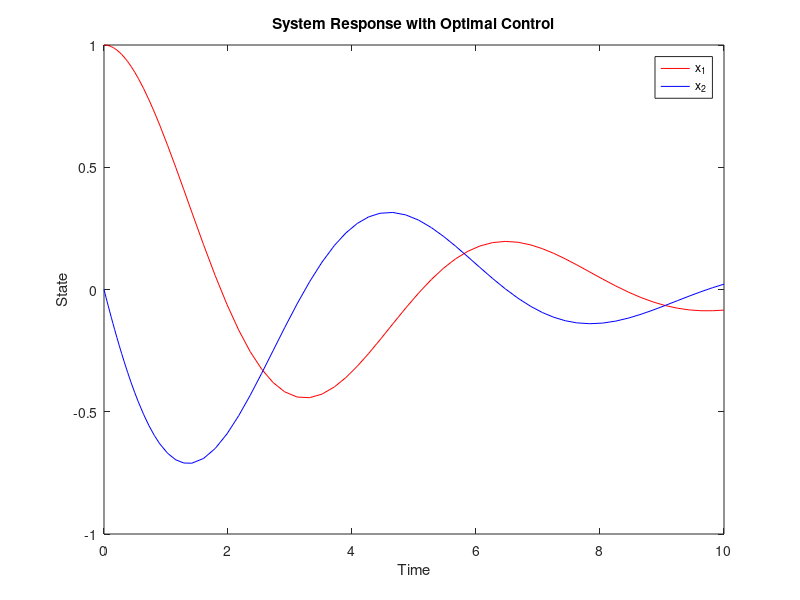

Source code (MATLAB):

clear all; clc

% Step 1: Define System and Prameters  %%%%%%%%%%%%%%%%%%%%
% True system parameters (unknown to the algorithm)
A_true = [0 1; -1 -0.5]; % True system matrix A (unknown to the algorithm)
B_true = [0; 1];         % True input matrix B (unknown to the algorithm)

% Cost function matrices
Q = eye(2);         % State weighting matrix
R = 1;              % Control weighting matrix

% Time interval for integral reward
T = 0.1;            % Time horizon for integral reward

% Initial state
x0 = [1; 0];        % Initial state vector

% Simulation time
tspan = [0 10];     % Simulation time span

% Step2: Define the System Dynamics  %%%%%%%%%%%%%%%%%%%%%%%%%
% System dynamics (unknown to the algorithm)
sys_dynamics = @(t, x, u) A_true * x + B_true * u;

% Step 3: Define the Cost Function %%%%%%%%%%%%%%%%%%%%%%%%%
% Cost function
cost_function = @(x, u) x' * Q * x + u' * R * u;

% Step 4: Initialize Policy and Value Function  %%%%%%%%%%%%%%%%%%%%%%
% Initial control policy (e.g., random or zero)
K = [0 0];          % Initial control gain matrix

% Initial value function parameters (e.g., zero)
P = zeros(2, 2);    % Initial value function matrix

% Step 5: Collect Data for System Identification  %%%%%%%%%%%%%%%%%%%%
% Collect input-output data to estimate A and B
N = 1000;           % Number of data points
t_data = linspace(0, 1, N); % Time points for data collection
x_data = zeros(2, N); % State data
u_data = zeros(1, N); % Input data

% Simulate the system with random inputs to collect data
x_current = x0;     % Initialize the state
for i = 1:N
    u_data(i) = randn; % Random input
    [~, x] = ode45(@(t, x) sys_dynamics(t, x, u_data(i)), [0 T], x_current);
    x_data(:, i) = x(end, :)';
    x_current = x(end, :)'; % Update the current state
end

% Estimate A and B using least squares
X_dot = diff(x_data, 1, 2) / T; % Approximate derivative of x
X = x_data(:, 1:end-1);         % State data
U = u_data(1:end-1);            % Input data
Phi = [X; U];                   % Combined state and input data
Theta = X_dot / Phi;            % Least squares estimate of [A B]

% Extract A and B from Theta
A_est = Theta(:, 1:2);          % Estimated A
B_est = Theta(:, 3);            % Estimated B

% Step 6: IRL Algorithm 

% IRL parameters
alpha = 0.01;       % Reduce the learning rate for stability
num_iterations = 500; % Increase the number of iterations for convergence

% Main IRL loop
x_current = x0;     % Initialize the state
for iter = 1:num_iterations
    % Simulate the system for one time interval
    [t, x] = ode45(@(t, x) sys_dynamics(t, x, -K * x), [0 T], x_current);
    
    % Compute the integral reward
    integral_reward = 0;
    for i = 1:length(t)-1
        u = -K * x(i, :)';
        integral_reward = integral_reward + cost_function(x(i, :)', u) * (t(i+1) - t(i));
    end
    
    % Update the value function parameters (P)
    delta = integral_reward + x(end, :) * P * x(end, :)' - x(1, :) * P * x(1, :)';
    P = P + alpha * delta;
    
    % Update the control policy (K) using the estimated A and B
    K = inv(R) * B_est' * P;
    
    % Update the current state for the next iteration
    x_current = x(end, :)';
end

% Step 7: Simulate the Final Control Policy %%%%%%%%%%%%%%%%%%
% Simulate the system with the final control policy
[t, x] = ode45(@(t, x) sys_dynamics(t, x, -K * x), tspan, x0);

% Plot the results
figure;
plot(t, x(:, 1), 'r', t, x(:, 2), 'b');
xlabel('Time');
ylabel('State');
legend('x_1', 'x_2');
title('System Response with Optimal Control');

% Verify the initial state
disp('Initial state:');
disp(x(1, :)');

% Display estimated A and B
disp('Estimated A:');
disp(A_est);
disp('Estimated B:');
disp(B_est);